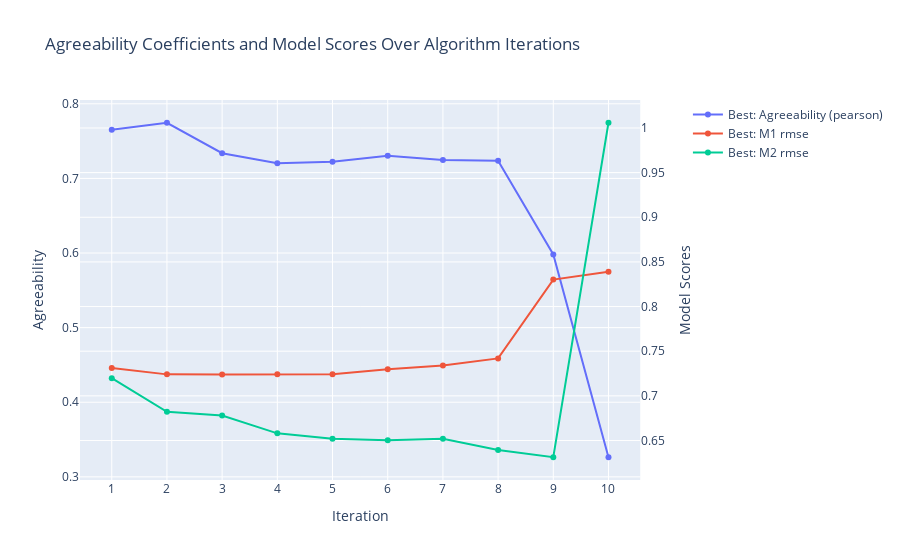

Here is the notebook cell this chart was saved with:
### Code cell
seeker.plot_from_results()

### Figure 1 — Plotly figure (JSON) as saved in the notebook; plotly's stock layout.template omitted (floating-point values rounded to 4 significant figures)
{"data": [{"hoverinfo": "text", "hovertext": ["<br> Best: Agreeability (pearson): <br> 0.7651 <br> All: Mean Agreeability (pearson): <br> 0.7651 <br> All: Agreeability St. Dev.: <br> 0.0000", "<br> Best: Agreeability (pearson): <br> 0.7746 <br> All: Mean Agreeability (pearson): <br> 0.7253 <br> All: Agreeability St. Dev.: <br> 0.0670", "<br> Best: Agreeability (pearson): <br> 0.7337 <br> All: Mean Agreeability (pearson): <br> 0.7290 <br> All: Agreeability St. Dev.: <br> 0.0718", "<br> Best: Agreeability (pearson): <br> 0.7205 <br> All: Mean Agreeability (pearson): <br> 0.6525 <br> All: Agreeability St. Dev.: <br> 0.1037", "<br> Best: Agreeability (pearson): <br> 0.7224 <br> All: Mean Agreeability (pearson): <br> 0.6274 <br> All: Agreeability St. Dev.: <br> 0.1207", "<br> Best: Agreeability (pearson): <br> 0.7303 <br> All: Mean Agreeability (pearson): <br> 0.6134 <br> All: Agreeability St. Dev.: <br> 0.1237", "<br> Best: Agreeability (pearson): <br> 0.7248 <br> All: Mean Agreeability (pearson): <br> 0.5636 <br> All: Agreeability St. Dev.: <br> 0.1705", "<br> Best: Agreeability (pearson): <br> 0.7235 <br> All: Mean Agreeability (pearson): <br> 0.5246 <br> All: Agreeability St. Dev.: <br> 0.1725", "<br> Best: Agreeability (pearson): <br> 0.5981 <br> All: Mean Agreeability (pearson): <br> 0.4415 <br> All: Agreeability St. Dev.: <br> 0.1487", "<br> Best: Agreeability (pearson): <br> 0.3263 <br> All: Mean Agreeability (pearson): <br> 0.3075 <br> All: Agreeability St. Dev.: <br> 0.0188"], "mode": "lines+markers", "name": "Best: Agreeability (pearson)", "type": "scatter", "x": [1, 2, 3, 4, 5, 6, 7, 8, 9, 10], "xaxis": "x", "y": [0.7651, 0.7746, 0.7337, 0.7205, 0.7224, 0.7303, 0.7248, 0.7235, 0.5981, 0.3263], "yaxis": "y"}, {"hoverinfo": "text", "hovertext": ["<br> Best: M1 rmse: <br> 0.7312 <br> Best: M1 Included Features: <br> MedInc, HouseAge, AveRooms, AveBedrms, Population, AveOccup, Latitude, Longitude, HouseEval_nice, HouseEval_not_nice, WallColors_gray, WallColors_white <br> All: M1 Mean rmse: <br> 0.7312 <br> All: M1 STD rmse: <br> 0.0000", "<br> Best: M1 rmse: <br> 0.7241 <br> Best: M1 Included Features: <br> MedInc, HouseAge, AveRooms, AveBedrms, Population, Latitude, Longitude, HouseEval_nice, HouseEval_not_nice, WallColors_gray, WallColors_white <br> All: M1 Mean rmse: <br> 0.7642 <br> All: M1 STD rmse: <br> 0.0550", "<br> Best: M1 rmse: <br> 0.7240 <br> Best: M1 Included Features: <br> MedInc, HouseAge, AveRooms, AveBedrms, Population, Latitude, Longitude, HouseEval_nice, HouseEval_not_nice <br> All: M1 Mean rmse: <br> 0.7595 <br> All: M1 STD rmse: <br> 0.0548", "<br> Best: M1 rmse: <br> 0.7240 <br> Best: M1 Included Features: <br> MedInc, HouseAge, AveRooms, AveBedrms, Latitude, Longitude, HouseEval_nice, HouseEval_not_nice <br> All: M1 Mean rmse: <br> 0.7639 <br> All: M1 STD rmse: <br> 0.0566", "<br> Best: M1 rmse: <br> 0.7243 <br> Best: M1 Included Features: <br> MedInc, HouseAge, AveRooms, AveBedrms, Latitude, Longitude <br> All: M1 Mean rmse: <br> 0.7698 <br> All: M1 STD rmse: <br> 0.0583", "<br> Best: M1 rmse: <br> 0.7299 <br> Best: M1 Included Features: <br> MedInc, HouseAge, AveBedrms, Latitude, Longitude <br> All: M1 Mean rmse: <br> 0.7777 <br> All: M1 STD rmse: <br> 0.0597", "<br> Best: M1 rmse: <br> 0.7340 <br> Best: M1 Included Features: <br> MedInc, HouseAge, Latitude, Longitude <br> All: M1 Mean rmse: <br> 0.8222 <br> All: M1 STD rmse: <br> 0.1052", "<br> Best: M1 rmse: <br> 0.7420 <br> Best: M1 Included Features: <br> MedInc, Latitude, Longitude <br> All: M1 Mean rmse: <br> 0.8456 <br> All: M1 STD rmse: <br> 0.1065", "<br> Best: M1 rmse: <br> 0.8302 <br> Best: M1 Included Features: <br> MedInc, Latitude <br> All: M1 Mean rmse: <br> 0.8977 <br> All: M1 STD rmse: <br> 0.0893", "<br> Best: M1 rmse: <br> 0.8391 <br> Best: M1 Included Features: <br> MedInc <br> All: M1 Mean rmse: <br> 1.0013 <br> All: M1 STD rmse: <br> 0.1622"], "mode": "lines+markers", "name": "Best: M1 rmse", "type": "scatter", "x": [1, 2, 3, 4, 5, 6, 7, 8, 9, 10], "xaxis": "x", "y": [0.7312, 0.7241, 0.724, 0.724, 0.7243, 0.7299, 0.734, 0.742, 0.8302, 0.8391], "yaxis": "y2"}, {"hoverinfo": "text", "hovertext": ["<br> Best: M2 rmse: <br> 0.7198 <br> Best: M2 Included Features: <br> MedInc, HouseAge, AveRooms, AveBedrms, Population, AveOccup, Latitude, Longitude, HouseEval_nice, HouseEval_not_nice, WallColors_gray, WallColors_white <br> All: M2 Mean rmse: <br> 0.7198 <br> All: M2 STD rmse: <br> 0.0000", "<br> Best: M2 rmse: <br> 0.6821 <br> Best: M2 Included Features: <br> MedInc, HouseAge, AveRooms, AveBedrms, Population, Latitude, Longitude, HouseEval_nice, HouseEval_not_nice, WallColors_gray, WallColors_white <br> All: M2 Mean rmse: <br> 0.7395 <br> All: M2 STD rmse: <br> 0.0506", "<br> Best: M2 rmse: <br> 0.6780 <br> Best: M2 Included Features: <br> HouseAge, AveRooms, AveBedrms, Population, Latitude, Longitude, HouseEval_nice, HouseEval_not_nice, WallColors_gray, WallColors_white <br> All: M2 Mean rmse: <br> 0.7402 <br> All: M2 STD rmse: <br> 0.0953", "<br> Best: M2 rmse: <br> 0.6580 <br> Best: M2 Included Features: <br> HouseAge, AveRooms, Population, Latitude, Longitude, HouseEval_nice, HouseEval_not_nice, WallColors_gray, WallColors_white <br> All: M2 Mean rmse: <br> 0.7973 <br> All: M2 STD rmse: <br> 0.1940", "<br> Best: M2 rmse: <br> 0.6521 <br> Best: M2 Included Features: <br> HouseAge, AveRooms, Population, Latitude, Longitude, HouseEval_nice, HouseEval_not_nice <br> All: M2 Mean rmse: <br> 0.8151 <br> All: M2 STD rmse: <br> 0.2220", "<br> Best: M2 rmse: <br> 0.6504 <br> Best: M2 Included Features: <br> HouseAge, AveRooms, Latitude, Longitude, HouseEval_nice, HouseEval_not_nice <br> All: M2 Mean rmse: <br> 0.8382 <br> All: M2 STD rmse: <br> 0.2312", "<br> Best: M2 rmse: <br> 0.6520 <br> Best: M2 Included Features: <br> HouseAge, AveRooms, Latitude, Longitude <br> All: M2 Mean rmse: <br> 0.8590 <br> All: M2 STD rmse: <br> 0.2309", "<br> Best: M2 rmse: <br> 0.6393 <br> Best: M2 Included Features: <br> AveRooms, Latitude, Longitude <br> All: M2 Mean rmse: <br> 0.8971 <br> All: M2 STD rmse: <br> 0.2350", "<br> Best: M2 rmse: <br> 0.6312 <br> Best: M2 Included Features: <br> Latitude, Longitude <br> All: M2 Mean rmse: <br> 1.0179 <br> All: M2 STD rmse: <br> 0.2774", "<br> Best: M2 rmse: <br> 1.0059 <br> Best: M2 Included Features: <br> Longitude <br> All: M2 Mean rmse: <br> 1.0256 <br> All: M2 STD rmse: <br> 0.0197"], "mode": "lines+markers", "name": "Best: M2 rmse", "type": "scatter", "x": [1, 2, 3, 4, 5, 6, 7, 8, 9, 10], "xaxis": "x", "y": [0.7198, 0.6821, 0.678, 0.658, 0.6521, 0.6504, 0.652, 0.6393, 0.6312, 1.006], "yaxis": "y2"}], "layout": {"hovermode": "closest", "title": {"text": "Agreeability Coefficients and Model Scores Over Algorithm Iterations"}, "xaxis": {"anchor": "y", "domain": [0, 0.94], "title": {"text": "Iteration"}, "type": "category"}, "yaxis": {"anchor": "x", "domain": [0, 1], "title": {"text": "Agreeability"}}, "yaxis2": {"anchor": "x", "overlaying": "y", "side": "right", "title": {"text": "Model Scores"}}}}
